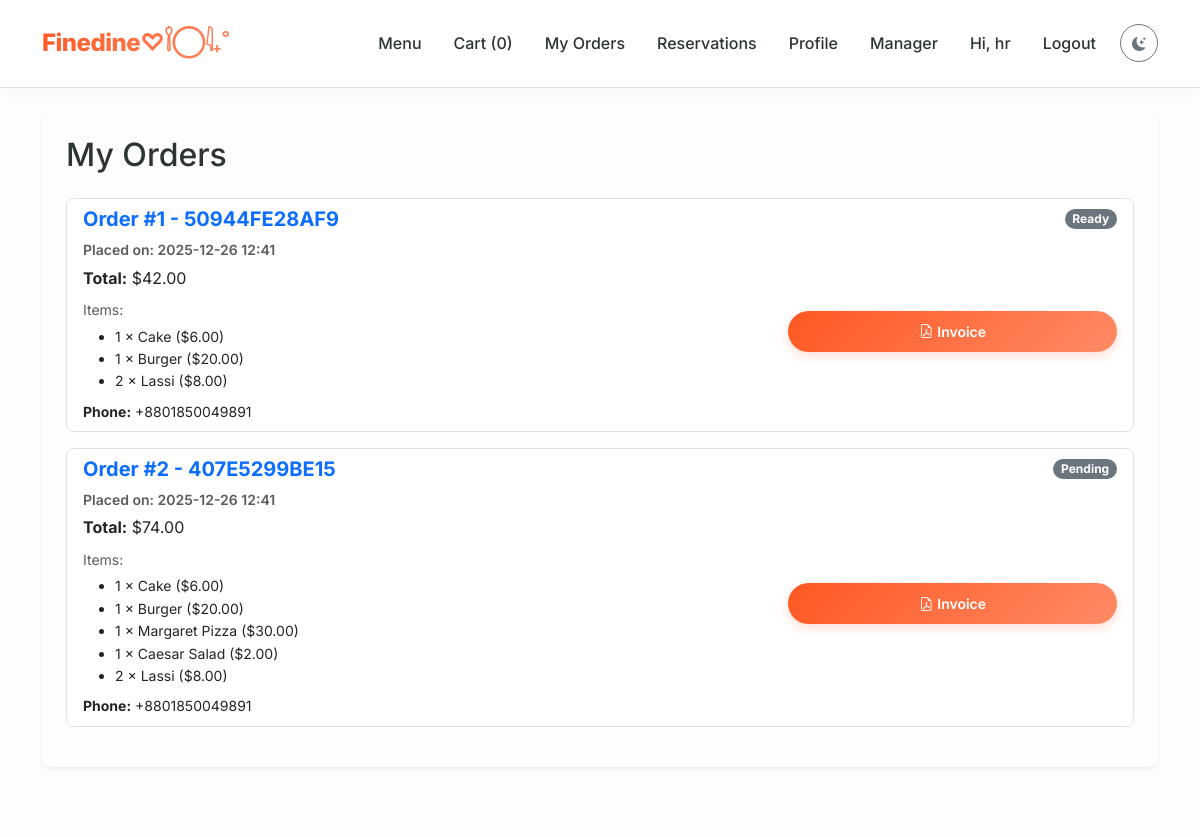
/user/my-orders (signed in, upper part), run on an earlier commit of the app's database.
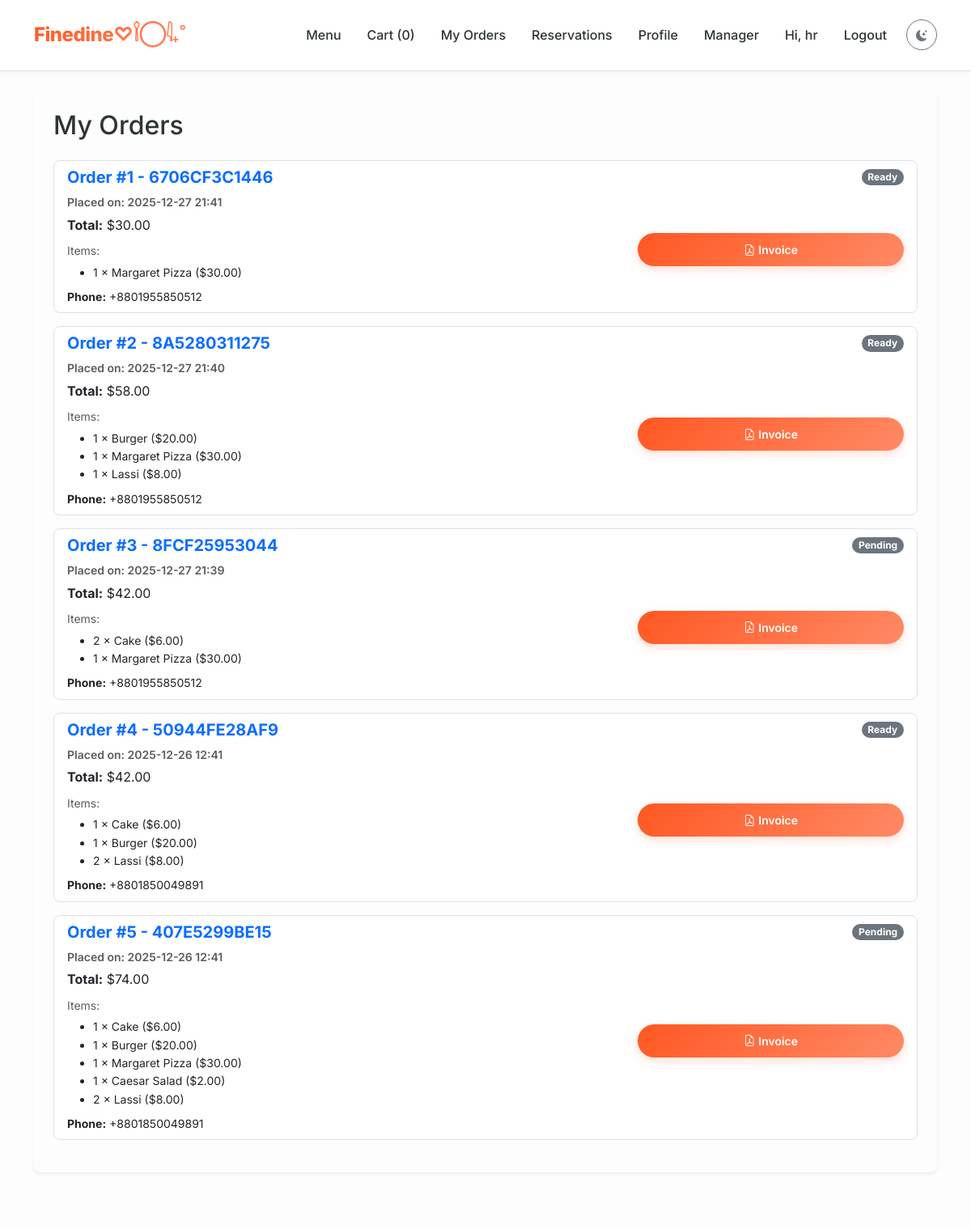
And on a later commit of the database.
### models/models.py (models this page shows, shortened)
class User(db.Model):
    id = db.Column(db.Integer, primary_key=True)
    username = db.Column(db.String(120), unique=True, nullable=False)
    member_id = db.Column(db.String(20), unique=True)  # Custom ID
    email = db.Column(db.String(200), unique=True)
    password = db.Column(db.String(255), nullable=False)
    full_name = db.Column(db.String(200))
    phone = db.Column(db.String(50))
    address_district = db.Column(db.String(100))
    address_city = db.Column(db.String(100))
    address_street = db.Column(db.String(200))
    profile_image = db.Column(db.String(200))  # image filename
    reset_token = db.Column(db.String(100), nullable=True)
    reset_token_expiry = db.Column(db.DateTime, nullable=True)
    role = db.Column(db.Enum('admin', 'manager', 'cashier', 'waiter', 'chef', 'customer', name='user_roles'), default='customer')
    email_verified = db.Column(db.Boolean, default=False)
    email_verification_code = db.Column(db.String(10), nullable=True)
    created_at = db.Column(db.DateTime, default=get_dhaka_time)
    orders = db.relationship('Order', backref='user', lazy=True)
    reservations = db.relationship('Reservation', backref='user', lazy=True)
    ratings = db.relationship('Rating', backref='user', lazy=True)
    staff_shifts = db.relationship('StaffShift', backref='user', lazy=True)
    staff_shifts = db.relationship('StaffShift', backref='user', lazy=True)

class Order(db.Model):
    __tablename__ = 'orders'
    id = db.Column(db.Integer, primary_key=True)
    unique_order_number = db.Column(db.String(12), unique=True, nullable=False, default=lambda: str(uuid.uuid4().hex[:12]).upper())
    user_id = db.Column(db.Integer, db.ForeignKey('user.id'), nullable=False)
    items = db.Column(db.Text, nullable=False)  # JSON string of items
    total = db.Column(db.Float, nullable=False)
    status = db.Column(db.String(50), default='Placed')
    payment_status = db.Column(db.String(20), default='pending')
    payment_method = db.Column(db.String(20), nullable=True)
    discount = db.Column(db.Float, default=0.0)
    order_type = db.Column(db.Enum('dine_in', 'takeaway', name='order_type'), default='dine_in')
    phone = db.Column(db.String(50), nullable=False)
    address_district = db.Column(db.String(100), nullable=False)
    address_city = db.Column(db.String(100), nullable=False)
    address_street = db.Column(db.String(255), nullable=False)
    created_at = db.Column(db.DateTime, default=get_dhaka_time)
    items_parsed = db.Column(db.PickleType)

class MenuItem(db.Model):
    id = db.Column(db.Integer, primary_key=True)
    name = db.Column(db.String(150), nullable=False)
    price = db.Column(db.Float, nullable=False, default=0.0)
    category = db.Column(db.String(100), nullable=True)
    ingredients = db.Column(db.String(400), nullable=True)
    availability = db.Column(db.Boolean, default=True)
    image = db.Column(db.String(300), nullable=True)
    stock_quantity = db.Column(db.Integer, default=0)
    low_stock_threshold = db.Column(db.Integer, default=5)
    ratings = db.relationship('Rating', backref='menu_item', lazy=True, cascade="all, delete-orphan")

### routes/user.py (the view)
@user_bp.route('/my-orders')
def orders():
    if 'user_id' not in session:
        return redirect(url_for('auth.login'))
    user = User.query.get(session['user_id'])
    my_orders = Order.query.filter_by(user_id=user.id).order_by(Order.created_at.desc()).all()
    for o in my_orders:
        try:
             o.items_parsed = json.loads(o.items)
        except:
             o.items_parsed = []
    return render_template('orders.html', orders=my_orders)

### app.py (called while the page is built)
@app.before_request
def refresh_user_session():
    if 'user_id' in session:
        user = User.query.get(session['user_id'])
        if user:
            session['role'] = user.role
            session['is_admin'] = (user.role == 'admin')
            session['username'] = user.username
        else:
            session.clear()

@app.context_processor
def inject_global_data():
    cart = session.get('cart', {})
    count = sum(cart.values()) if isinstance(cart, dict) else 0
    @cache.cached(timeout=300, key_prefix='best_rated_item_context')
    def get_best_rated_item():
        all_items = MenuItem.query.options(db.joinedload(MenuItem.ratings)).all()
        best_item = None
        max_avg = 0
        for it in all_items:
            ratings = it.ratings
            if not ratings:
                avg = 0
            else:
                avg = round(sum(r.score for r in ratings) / len(ratings), 1)
            if avg > max_avg:
                max_avg = avg
                best_item = it
        return best_item
    return dict(cart_count=count, best_rated_item=get_best_rated_item())

### templates/orders.html (shortened to what this page needs)
{% extends 'base.html' %}
{% block content %}
<div class="light-mode-card p-4 rounded-3 shadow-sm mb-5 animate-on-scroll">
  <h2 class="mb-4">My Orders</h2>
  <div class="list-group">
    {% for o in orders %}
    <div class="list-group-item list-group-item-action mb-3 rounded-3 border">
      <div class="d-flex w-100 justify-content-between align-items-center mb-2">
        <h5 class="mb-0 fw-bold text-primary">
          Order #{{ loop.index }} - {{ o.unique_order_number }}
        </h5>
        <span class="badge bg-secondary rounded-pill">{{ o.status }}</span>
      </div>
      <div class="row">
        <div class="col-md-8">
          <p class="mb-1 fw-semibold text-muted small">
            Placed on: {{ o.created_at.strftime('%Y-%m-%d %H:%M') }}
          </p>
          <p class="mb-2"><strong>Total:</strong> ${{ '%.2f'|format(o.total) }}</p>
          <small class="text-muted d-block mb-1">Items:</small>
          <ul class="small mb-2">
            {% for it in o.items_parsed %}
            <li>{{ it['qty'] }} × {{ it['name'] }} (${{ '%.2f'|format(it['price']) }})</li>
            {% endfor %}
          </ul>
          <p class="small mb-0"><strong>Phone:</strong> {{ o.phone }}</p>
        </div>
        <div class="col-md-4 text-md-end mt-3 mt-md-0 d-flex flex-column justify-content-center">
          <a href="{{ url_for('orders.download_invoice', order_id=o.id) }}" target="_blank"
            class="btn btn-sm btn-primary">
            <i class="bi bi-file-earmark-pdf me-1"></i>Invoice
          </a>
        </div>
      </div>
    </div>
    {% else %}
    <div class="alert alert-light border-0 py-4 text-center">
      <i class="bi bi-bag-x display-4 d-block mb-3 text-muted"></i>
      You have no orders yet.
    </div>
    {% endfor %}
  </div>
</div>
{% endblock %}

### templates/base.html (shortened to what this page needs)
<!doctype html>
<html lang="en">
<head>
  <link href="https://cdn.jsdelivr.net/npm/bootstrap@5.3.2/dist/css/bootstrap.min.css" rel="stylesheet">
  <link rel="stylesheet" href="https://cdn.jsdelivr.net/npm/bootstrap-icons@1.11.1/font/bootstrap-icons.css">
  <link href="{{ url_for('static', filename='css/main.css') }}" rel="stylesheet">
</head>
<body class="d-flex flex-column min-vh-100">
  <nav class="navbar navbar-expand-lg navbar-light bg-white border-bottom sticky-top">
    <div class="container">
      <a class="navbar-brand nav-brand" href="{{ url_for('main.index') }}">Finedine♡𓌉◯𓇋₊˚</a>
      <div class="collapse navbar-collapse" id="navCollapse">
        <ul class="navbar-nav ms-auto align-items-center">
          <li class="nav-item"><a class="nav-link" href="{{ url_for('main.menu') }}">Menu</a></li>
          <li class="nav-item">
            <a class="nav-link" href="{{ url_for('cart.view_cart') }}">
              Cart (<span id="cart-count">{{ cart_count }}</span>)
            </a>
          </li>
          {% if session.get('username') %}
          <li class="nav-item"><a class="nav-link" href="{{ url_for('user.orders') }}">My Orders</a></li>
          <li class="nav-item"><a class="nav-link" href="{{ url_for('reservations.my_reservations') }}">Reservations</a>
          </li>
          <li class="nav-item"><a class="nav-link" href="{{ url_for('user.profile') }}">Profile</a></li>
          {% if session.get('role') == 'admin' or session.get('is_admin') %}
          <li class="nav-item">
            <a class="nav-link" href="{{ url_for('admin.index') }}">Admin</a>
          </li>
          {% elif session.get('role') == 'manager' %}
          <li class="nav-item">
            <a class="nav-link" href="{{ url_for('employees.attendance') }}">Manager</a>
          </li>
          {% endif %}
          <li class="nav-item"><span class="nav-link disabled">Hi, {{ session.get('username') }}</span></li>
          <li class="nav-item"><a class="nav-link" href="{{ url_for('auth.logout') }}">Logout</a></li>
          {% else %}
          <li class="nav-item"><a class="nav-link" href="{{ url_for('auth.login') }}">Login</a></li>
          <li class="nav-item"><a class="nav-link" href="{{ url_for('auth.register') }}">Register</a></li>
          {% endif %}
          <li class="nav-item ms-2">
            <button id="theme-toggle" class="btn btn-sm btn-outline-secondary rounded-circle"
              style="width: 38px; height: 38px; padding: 0;">
              <i class="bi bi-moon-stars-fill"></i>
            </button>
          </li>
        </ul>
      </div>
    </div>
  </nav>
  <main class="container my-4">
    {% block content %}{% endblock %}
  </main>
</body>
</html>

### static/css/main.css (style rules this page uses)
:root { --primary-color: #ff5722; --primary-hover: #e64a19; --secondary-color: #2d3436; --accent-color: #ff9f43; --background-bg: #fdfdfd; --card-bg: #ffffff; --text-main: #2d3436; --text-muted: #636e72; --primary-gradient: linear-gradient(135deg, #ff5722 0%, #ff8a65 100%); --hero-gradient: linear-gradient(120deg, rgba(255, 87, 34, 0.9), rgba(255, 159, 67, 0.9)); --shadow-sm: 0 4px 12px rgba(0, 0, 0, 0.06); --shadow-md: 0 10px 25px rgba(0, 0, 0, 0.1); --shadow-lg: 0 20px 50px rgba(0, 0, 0, 0.15); --radius-md: 12px; --radius-lg: 20px; --radius-pill: 50px; --transition-fast: 0.2s cubic-bezier(0.25, 0.46, 0.45, 0.94); --transition-smooth: 0.4s cubic-bezier(0.165, 0.84, 0.44, 1); --transition-premium: 0.6s cubic-bezier(0.22, 1, 0.36, 1); }
body { font-family: 'Inter', system-ui, -apple-system, sans-serif; background-color: var(--background-bg); color: var(--text-main); line-height: 1.6; -webkit-font-smoothing: antialiased; transition: background-color 0.3s ease, color 0.3s ease; }
.animate-on-scroll { opacity: 0; transform: translateY(20px); transition: opacity 0.6s ease-out, transform 0.6s ease-out; }
.animate-on-scroll.is-visible { opacity: 1; transform: translateY(0); }
.navbar { backdrop-filter: blur(10px); background-color: rgba(255, 255, 255, 0.85) !important; box-shadow: 0 2px 15px rgba(0, 0, 0, 0.04); padding: 1.2rem 0; transition: all var(--transition-smooth); }
.navbar-collapse { transition: all 0.1s ease-in-out; }
.nav-brand { font-weight: 800; letter-spacing: -0.5px; background: var(--primary-gradient); background-clip: text; -webkit-background-clip: text; -webkit-text-fill-color: transparent; font-size: 1.5rem; }
.navbar-nav .nav-link { font-weight: 500; color: var(--text-main) !important; margin: 0 8px; position: relative; transition: color var(--transition-fast); }
.nav-link, .nav-brand { -webkit-tap-highlight-color: transparent; }
.navbar-nav .nav-link::after { content: ""; position: absolute; left: 50%; bottom: -4px; width: 0%; height: 2px; background-color: var(--primary-color); transition: all 0.3s ease; transform: translateX(-50%); }
.btn-primary { background: var(--primary-gradient); border: none; border-radius: var(--radius-pill); padding: 10px 24px; font-weight: 600; box-shadow: 0 4px 12px rgba(255, 87, 34, 0.2); transition: transform var(--transition-fast), box-shadow var(--transition-fast); }

What changed in the data, as far as the page shows it:
added Order: unique_order_number "6706CF3C1446", status "Ready", created_at "2025-12-27 21:41", total "30.00", phone "+8801955850512", MenuItem (qty "1", name "Margaret Pizza", price "30.00")
added Order: unique_order_number "8A5280311275", status "Ready", created_at "2025-12-27 21:40", total "58.00", phone "+8801955850512", MenuItem (qty "1", name "Burger", price "20.00"), MenuItem (qty "1", name "Margaret Pizza", price "30.00"), MenuItem (qty "1", name "Lassi", price "8.00")
added Order: unique_order_number "8FCF25953044", status "Pending", created_at "2025-12-27 21:39", total "42.00", phone "+8801955850512", MenuItem (qty "2", name "Cake", price "6.00"), MenuItem (qty "1", name "Margaret Pizza", price "30.00")
